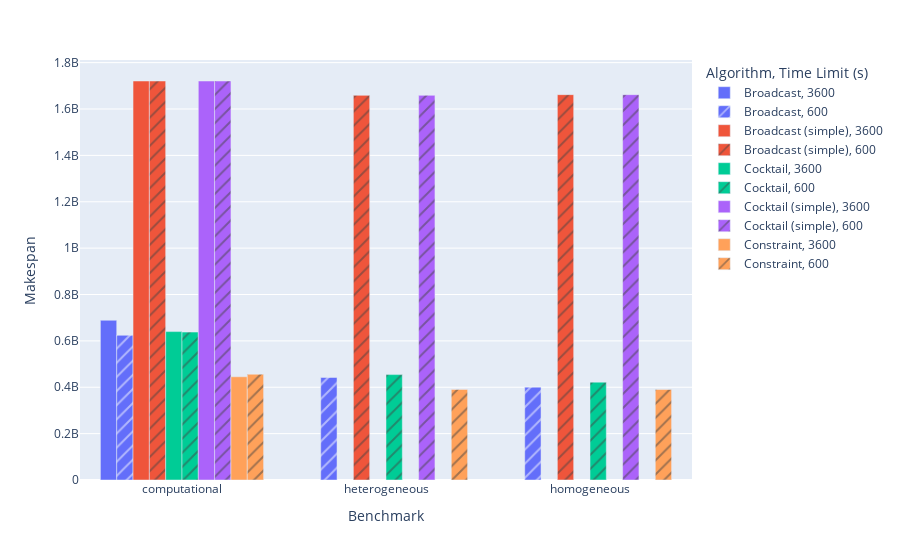

The cell this chart's notebook holds for it:
### Code cell
fig = plot.plot_boxy(
    df_grouped["makespan"].mean(),
    x="group",
    y="makespan",
    color="modular_algorithm",
    pattern_shape="time_limit",
    barmode="group",
)
figs["makespan_by_group_algorithm"] = fig
fig.show()

### Figure 1 — Plotly figure (JSON) as saved in the notebook; plotly's stock layout.template omitted (floating-point values rounded to 4 significant figures)
{"data": [{"alignmentgroup": "True", "hovertemplate": "Algorithm=Broadcast<br>Time Limit (s)=3600<br>Benchmark=%{x}<br>Makespan=%{y}<extra></extra>", "legendgroup": "Broadcast, 3600", "marker": {"color": "#636efa", "pattern": {"shape": ""}}, "name": "Broadcast, 3600", "offsetgroup": "Broadcast, 3600", "orientation": "v", "showlegend": true, "textposition": "auto", "type": "bar", "x": ["computational"], "xaxis": "x", "y": [688800000.0], "yaxis": "y"}, {"alignmentgroup": "True", "hovertemplate": "Algorithm=Broadcast<br>Time Limit (s)=600<br>Benchmark=%{x}<br>Makespan=%{y}<extra></extra>", "legendgroup": "Broadcast, 600", "marker": {"color": "#636efa", "pattern": {"shape": "/"}}, "name": "Broadcast, 600", "offsetgroup": "Broadcast, 600", "orientation": "v", "showlegend": true, "textposition": "auto", "type": "bar", "x": ["computational", "heterogeneous", "homogeneous"], "xaxis": "x", "y": [624100000.0, 442200000.0, 400400000.0], "yaxis": "y"}, {"alignmentgroup": "True", "hovertemplate": "Algorithm=Broadcast (simple)<br>Time Limit (s)=3600<br>Benchmark=%{x}<br>Makespan=%{y}<extra></extra>", "legendgroup": "Broadcast (simple), 3600", "marker": {"color": "#EF553B", "pattern": {"shape": ""}}, "name": "Broadcast (simple), 3600", "offsetgroup": "Broadcast (simple), 3600", "orientation": "v", "showlegend": true, "textposition": "auto", "type": "bar", "x": ["computational"], "xaxis": "x", "y": [1721000000.0], "yaxis": "y"}, {"alignmentgroup": "True", "hovertemplate": "Algorithm=Broadcast (simple)<br>Time Limit (s)=600<br>Benchmark=%{x}<br>Makespan=%{y}<extra></extra>", "legendgroup": "Broadcast (simple), 600", "marker": {"color": "#EF553B", "pattern": {"shape": "/"}}, "name": "Broadcast (simple), 600", "offsetgroup": "Broadcast (simple), 600", "orientation": "v", "showlegend": true, "textposition": "auto", "type": "bar", "x": ["computational", "heterogeneous", "homogeneous"], "xaxis": "x", "y": [1721000000.0, 1659000000.0, 1662000000.0], "yaxis": "y"}, {"alignmentgroup": "True", "hovertemplate": "Algorithm=Cocktail<br>Time Limit (s)=3600<br>Benchmark=%{x}<br>Makespan=%{y}<extra></extra>", "legendgroup": "Cocktail, 3600", "marker": {"color": "#00cc96", "pattern": {"shape": ""}}, "name": "Cocktail, 3600", "offsetgroup": "Cocktail, 3600", "orientation": "v", "showlegend": true, "textposition": "auto", "type": "bar", "x": ["computational"], "xaxis": "x", "y": [640000000.0], "yaxis": "y"}, {"alignmentgroup": "True", "hovertemplate": "Algorithm=Cocktail<br>Time Limit (s)=600<br>Benchmark=%{x}<br>Makespan=%{y}<extra></extra>", "legendgroup": "Cocktail, 600", "marker": {"color": "#00cc96", "pattern": {"shape": "/"}}, "name": "Cocktail, 600", "offsetgroup": "Cocktail, 600", "orientation": "v", "showlegend": true, "textposition": "auto", "type": "bar", "x": ["computational", "heterogeneous", "homogeneous"], "xaxis": "x", "y": [637900000.0, 454500000.0, 422100000.0], "yaxis": "y"}, {"alignmentgroup": "True", "hovertemplate": "Algorithm=Cocktail (simple)<br>Time Limit (s)=3600<br>Benchmark=%{x}<br>Makespan=%{y}<extra></extra>", "legendgroup": "Cocktail (simple), 3600", "marker": {"color": "#ab63fa", "pattern": {"shape": ""}}, "name": "Cocktail (simple), 3600", "offsetgroup": "Cocktail (simple), 3600", "orientation": "v", "showlegend": true, "textposition": "auto", "type": "bar", "x": ["computational"], "xaxis": "x", "y": [1721000000.0], "yaxis": "y"}, {"alignmentgroup": "True", "hovertemplate": "Algorithm=Cocktail (simple)<br>Time Limit (s)=600<br>Benchmark=%{x}<br>Makespan=%{y}<extra></extra>", "legendgroup": "Cocktail (simple), 600", "marker": {"color": "#ab63fa", "pattern": {"shape": "/"}}, "name": "Cocktail (simple), 600", "offsetgroup": "Cocktail (simple), 600", "orientation": "v", "showlegend": true, "textposition": "auto", "type": "bar", "x": ["computational", "heterogeneous", "homogeneous"], "xaxis": "x", "y": [1721000000.0, 1659000000.0, 1662000000.0], "yaxis": "y"}, {"alignmentgroup": "True", "hovertemplate": "Algorithm=Constraint<br>Time Limit (s)=3600<br>Benchmark=%{x}<br>Makespan=%{y}<extra></extra>", "legendgroup": "Constraint, 3600", "marker": {"color": "#FFA15A", "pattern": {"shape": ""}}, "name": "Constraint, 3600", "offsetgroup": "Constraint, 3600", "orientation": "v", "showlegend": true, "textposition": "auto", "type": "bar", "x": ["computational"], "xaxis": "x", "y": [445100000.0], "yaxis": "y"}, {"alignmentgroup": "True", "hovertemplate": "Algorithm=Constraint<br>Time Limit (s)=600<br>Benchmark=%{x}<br>Makespan=%{y}<extra></extra>", "legendgroup": "Constraint, 600", "marker": {"color": "#FFA15A", "pattern": {"shape": "/"}}, "name": "Constraint, 600", "offsetgroup": "Constraint, 600", "orientation": "v", "showlegend": true, "textposition": "auto", "type": "bar", "x": ["computational", "heterogeneous", "homogeneous"], "xaxis": "x", "y": [456200000.0, 390800000.0, 390300000.0], "yaxis": "y"}], "layout": {"barmode": "group", "legend": {"title": {"text": "Algorithm, Time Limit (s)"}, "tracegroupgap": 0}, "margin": {"t": 60}, "xaxis": {"anchor": "y", "domain": [0, 1], "title": {"text": "Benchmark"}}, "yaxis": {"anchor": "x", "domain": [0, 1], "title": {"text": "Makespan"}}}}
